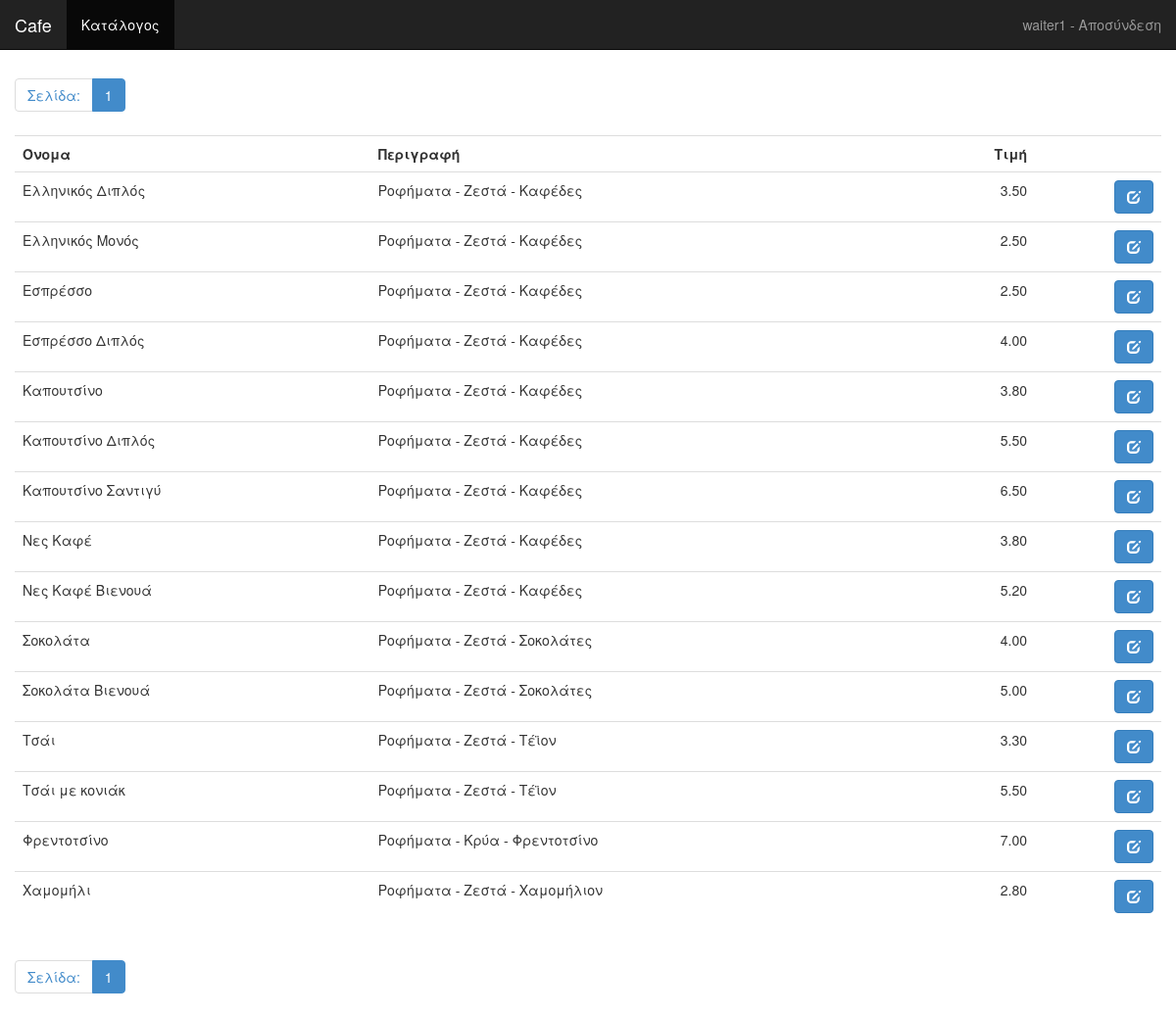
/index.php?action=catalog (signed in), run on the app's committed database.
### tables this page shows
CREATE TABLE IF NOT EXISTS `items` (
  `ItemID` int(11) NOT NULL AUTO_INCREMENT,
  `Name` varchar(50) NOT NULL,
  `Description` varchar(100) NOT NULL,
  `Price` decimal(5,2) NOT NULL,
  PRIMARY KEY (`ItemID`)
);

### db.php (called while the page is built, shortened)
<?php
	class Db
	{
		private $dbhost = "localhost";
		private $dbuser = "root";
		private $dbpass = "";
		private $database = "cafe";
		private $db;
		private $limit = 20;
		private function connect() {
			$this->db = new mysqli($this->dbhost, $this->dbuser, $this->dbpass, $this->database);
			if (mysqli_connect_errno()) {
			    return array('error' => true, 'message' => "Πρόβλημα Σύνδεσης στη Βάση Δεδομένων: ".mysqli_connect_error());
			}
			else {
				$this->db->query("SET CHARACTER SET 'UTF8'");
				return array('error' => false, 'message' => "Connect succeeded");
			}
		}
		function GetItems($page) {
			$result = $this->connect();
			$total = $this->db->query('SELECT COUNT(*) total FROM items')->fetch_object()->total;
			$pages = ceil($total / $this->limit);
			$stmt = $this->db->stmt_init();
			if (!($stmt = $this->db->prepare("SELECT itemid,name,description,price
									FROM items ORDER BY name LIMIT ? OFFSET ?")))
				return array('error' => true, 'message' => $this->db->error);
			if($page >= $pages)
				$offset = 0;
			else
				$offset = $page * $this->limit;
			if (!($stmt->bind_param("ii", $this->limit, $offset)))
		    	return array('error' => true, 'message' => $stmt->error);
		    if (!($stmt->execute()))
		    	return array('error' => true, 'message' => $stmt->error);
		    $res = $stmt->get_result();
		    while ($row = $res->fetch_array(MYSQLI_ASSOC))
	        {
	            $items[] = $row;
	        }
		    $result = array('error' => false, 'data' => $items, 'pages' => $pages);
			return $result;
		}
	}
?>

### catalog.php (the view, shortened to what this page needs)
<?php
  	$db = new Db();
  	if (isset($_GET['page']))
  		$page = $_GET['page'];
  	else
  		$page = 0;
	$result = $db->GetItems($page);
	if ($result['error'])
	{
	  	echo '<div class="alert alert-danger">';
        echo '<button type="button" class="close" data-dismiss="alert" aria-hidden="true">&times;</button>';
        echo '<strong>'.$result['message'].'</strong>';
        echo '</div>';
	}
	else {
		echo '<ul class="pagination">';
		echo '<li><a class="text-primary"> Σελίδα: </a></li>';
		for ($i = 0;$i < $result['pages'];$i++) {
			if ($i == $page) {
				echo '<li class="active"><a href="index.php?action=items&page='.$i.'">'.($i + 1).'</a></li>';
			}
			else {
				echo '<li><a href="index.php?action=items&page='.$i.'">'.($i + 1).'</a></li>';
			}
		}
		echo '</ul>';
		echo '<table class="table table-hover">';
		echo '<th>Όνομα</th>';
		echo '<th>Περιγραφή</th>';
		echo '<th style="text-align:right;">Τιμή</th>';
		echo '<th></th>';
		foreach ($result['data'] as $item) {
			$url = "orderadd.php";
			echo '<tr>';
			echo '<td>'.$item['name'].'</td>';
			echo '<td>'.$item['description'].'</td>';
			echo '<td class="text-right">'.$item['price'].'</td>';
			echo '<td class="text-right">';
			echo '<button type="button" title="Παραγγελία" class="btn btn-primary edit" data-url="'.$url.'"';
			echo "data-item='".json_encode($item)."'>";
			echo '<span class="glyphicon glyphicon-edit"></a></td>';
			echo '</tr>';
		}
		echo '</table>';
		echo '<ul class="pagination">';
		echo '<li><a class="text-primary"> Σελίδα: </a></li>';
		for ($i = 0;$i < $result['pages'];$i++) {
			if ($i == $page) {
				echo '<li class="active"><a href="index.php?action=items&page='.$i.'">'.($i + 1).'</a></li>';
			}
			else {
				echo '<li><a href="index.php?action=items&page='.$i.'">'.($i + 1).'</a></li>';
			}
		}
		echo '</ul>';
	}
?>

### css/main.css (style rules this page uses)
body { padding-top: 60px; }

### data on the page
items: Name "Ελληνικός Διπλός", Description "Ροφήματα - Ζεστά - Καφέδες", Price "3.50"
items: Name "Ελληνικός Μονός", Description "Ροφήματα - Ζεστά - Καφέδες", Price "2.50"
items: Name "Εσπρέσσο", Description "Ροφήματα - Ζεστά - Καφέδες", Price "2.50"
items: Name "Εσπρέσσο Διπλός", Description "Ροφήματα - Ζεστά - Καφέδες", Price "4.00"
items: Name "Καπουτσίνο", Description "Ροφήματα - Ζεστά - Καφέδες", Price "3.80"
items: Name "Καπουτσίνο Διπλός", Description "Ροφήματα - Ζεστά - Καφέδες", Price "5.50"
items: Name "Καπουτσίνο Σαντιγύ", Description "Ροφήματα - Ζεστά - Καφέδες", Price "6.50"
items: Name "Νες Καφέ", Description "Ροφήματα - Ζεστά - Καφέδες", Price "3.80"
items: Name "Νες Καφέ Βιενουά", Description "Ροφήματα - Ζεστά - Καφέδες", Price "5.20"
items: Name "Σοκολάτα", Description "Ροφήματα - Ζεστά - Σοκολάτες", Price "4.00"
items: Name "Σοκολάτα Βιενουά", Description "Ροφήματα - Ζεστά - Σοκολάτες", Price "5.00"
items: Name "Τσάι", Description "Ροφήματα - Ζεστά - Τέϊον", Price "3.30"
items: Name "Τσάι με κονιάκ", Description "Ροφήματα - Ζεστά - Τέϊον", Price "5.50"
items: Name "Φρεντοτσίνο", Description "Ροφήματα - Κρύα - Φρεντοτσίνο", Price "7.00"
items: Name "Χαμομήλι", Description "Ροφήματα - Ζεστά - Χαμομήλιον", Price "2.80"

### other printed values
$name "waiter1"
